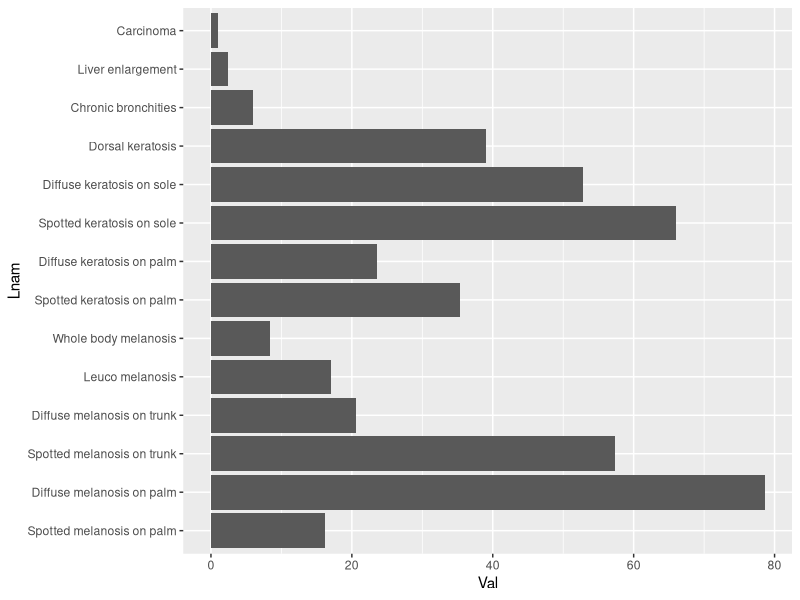

This figure's R source:
#!/usr/bin/env Rscript
# this script does what?
# reor of StOv
# https://stackoverflow.com/questions/38131596/ggplot2-geom-bar-how-to-keep-order-of-data-frame
library(ggplot2)
library(Cairo)

df <- read.csv("spoca.csv", head=F)
colnames(df) <- c("Snam", "Lnam", "Val")

# lock in factor level order
df$Lnam <- factor(df$Lnam, levels = df$Lnam)

# plot
CairoPNG("bar2.png", 800, 800)
gg <- ggplot(data=df, aes(x=Lnam, y=Val)) + 
    geom_bar(stat="identity") +
    coord_flip()
show(gg)
dev.off()
